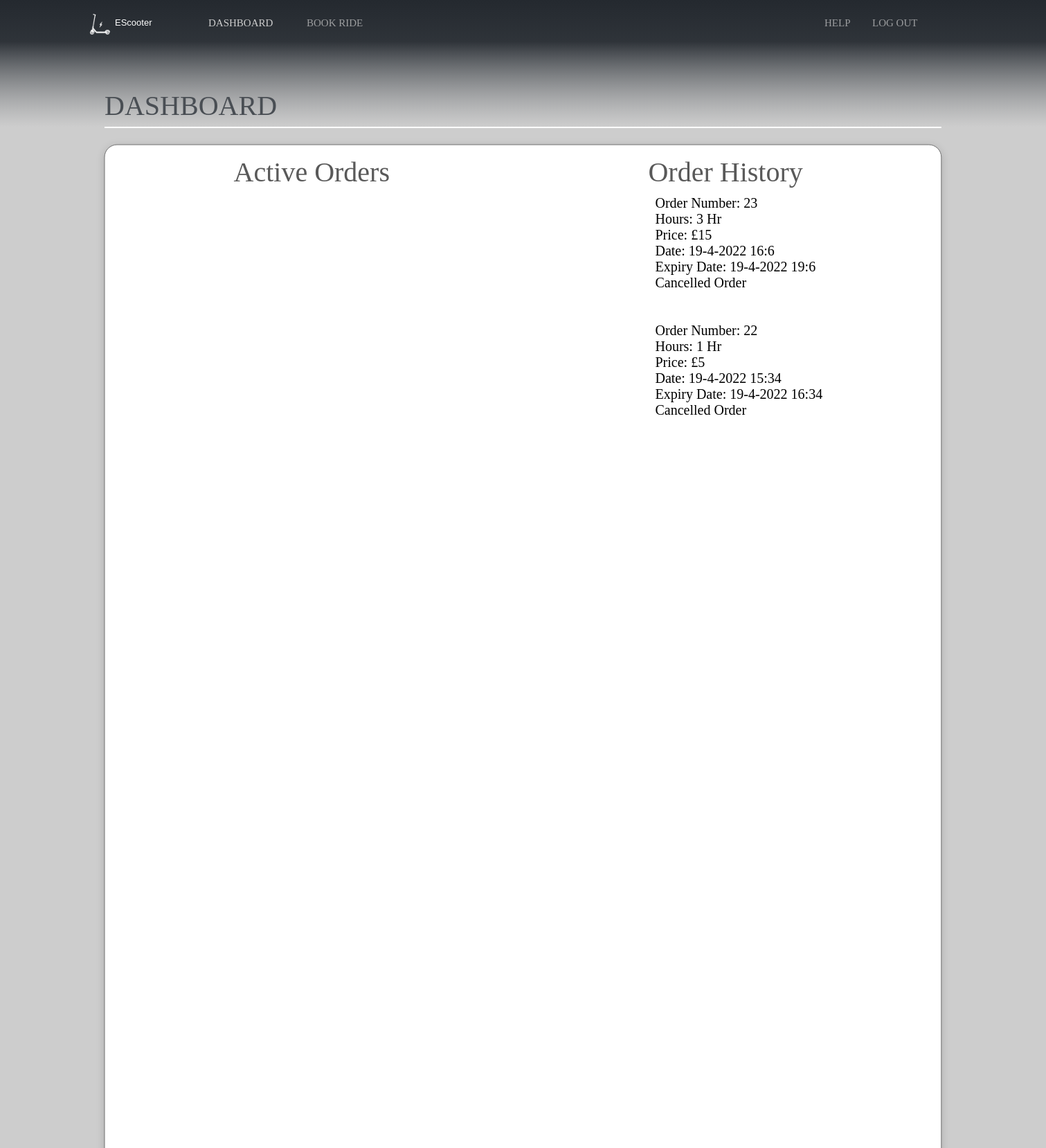
The page /dashboard (signed in) on the database its author committed.
### app/models.py (models this page shows)
class Booking(db.Model):
    __tablename__ = "bookings"
    id = db.Column(db.Integer, primary_key=True)
    ScooterID = db.Column(db.Integer, ForeignKey("scooters.id"))
    UserID = db.Column(db.Integer, ForeignKey("users.id"))
    numHours = db.Column(db.Integer, nullable = False)
    date = db.Column(db.DateTime, nullable = False)
    expiry = db.Column(db.DateTime)
    price = db.Column(db.Integer, nullable = False)
    cancelled = db.Column(db.Boolean, default = False, nullable=False)

### app/views.py (the view)
@app.route("/dashboard")
def dashboard():
    if not session.get('email'):
        return redirect("/login")
    elif session.get('admin') != 0:
        return redirect("/admin")
    else:
        user = models.User.query.filter_by(email = session['email']).first()
        orders = models.Booking.query.filter_by(UserID = user.id).all()
        active_id = []
        current_date = datetime.now()
        for o in orders:
            if (current_date < (o.expiry)):
                active_id.append(o.id)
        return render_template("Dashboard/Website_Dashboard.html", title='Dashboard', orders=orders, active= active_id)

### app/templates/Dashboard/Website_Dashboard.html (shortened to what this page needs)
<!DOCTYPE html>
{% extends "Base/Website_Base.html" %}
{% block content %}
<html>
<head>
<link rel="stylesheet" href="../../static/Dashboard.css">
</head>
<body>
<div id="Website_Dashboard">
	<svg class="Path_1092" viewBox="0 0 1400 799" preserveAspectRatio="none">
		<path id="Path_1092" d="M 0 0 L 1400 0 L 1400 799 L 0 799 L 0 0 Z">
		</path>
	</svg>
	<div id="Group_1538">
		<svg class="Rectangle_1488">
			<rect id="Rectangle_1488" rx="18" ry="18" x="0" y="0" width="100%" height="100%">
			</rect>
		</svg>
	</div>
	<div class="Group_1542">
		<div id="Active_Orders">
			<span>Active Orders</span>
		</div>
		<div id="Order_Number_4">
    	<br> </br>
		</div>
	</div>
	<div class="Group_1543">
		<div id="Order_History">
			<span>Order History</span>
		</div>
		<div id="Order_Number_3">
			{% for elem in orders|reverse %}
        		{% if elem.id not in active or elem.cancelled %}
				{% if loop.index <= 2 %}
            		<p>Order Number: {{elem.id}}</p>
            		<p>Hours: {{elem.numHours}} Hr</p>
            		<p>Price: £{{elem.price}}</p>
            		<p>Date: {{elem.date.day}}-{{elem.date.month}}-{{elem.date.year}} {{elem.date.hour}}:{{elem.date.minute}}</p>
            		<p>Expiry Date: {{elem.expiry.day}}-{{elem.expiry.month}}-{{elem.expiry.year}} {{elem.expiry.hour}}:{{elem.expiry.minute}}</p>
            		{% if elem.cancelled %}
            		<p style="font-weight: normal">Cancelled Order</p>
            		{% endif %}
            		<br> </br>
				{% endif %}
        		{% endif %}
    		{% endfor %}
		</div>
	</div>
	<div id="Group_1540">
		<div id="DASHBOARD_bf">
			<span>DASHBOARD</span>
		</div>
		<svg class="Line_7" viewBox="0 0 1110 2" preserveAspectRatio="none">
			<path id="Line_7" d="M 0 0 L 1110 0">
			</path>
		</svg>
	</div>
</div>
</body>
</html>
{% endblock %}

### app/templates/Base/Website_Base.html (shortened to what this page needs)
<!doctype html>
<html>
<head>
<link rel="stylesheet" href="../../static/Base.css">
</head>
<body>
<div>
{% block content %}{% endblock %}
</div>
<div class="Header" id= "myheader">
		<div id="Header_-_Desktop" class="Header___Desktop">
			<div class="topnav-dashboard">
                    <a id="DASHBOARD" href="/dashboard">DASHBOARD</a>
                    <a id="HELP" href="/report">HELP</a>
                    <a id="BOOK_RIDE" href="/">BOOK RIDE</a>
                    <a id="LOG_OUT" href="/logout">LOG OUT</a>
				</div>
		</div>
	<div id="Group_6">
			<div class="btn_EScooter">
				<button class = "btn_EScooter" onclick="window.location.href='/'">EScooter</button>
			</div>
			<img id="scooter_white" src="/static/scooter_white.png" srcset="/static/scooter_white.png 1x, /static/scooter_white@2x.png 2x">
		</div>
</div>
</body>
</html>

### app/static/Base.css (style rules this page uses)
:root { --web-view-ids: Website_Main; }
* { margin: 0; padding: 0; box-sizing: border-box; border: none; }
.topnav-dashboard { display: none; position: absolute; overflow: hidden; width: 100%; height: 100px; left: 301px; top: 25px; }
.Header { position: absolute; width: 100%; height: 183.365px; left: 0px; top: 0px; overflow: visible; }
#Header_-_Desktop { position: absolute; width: 100%; height: 183.365px; left: 0px; top: 0px; overflow: visible; }
.base_r { overflow: visible; position: absolute; width: 100%; height: 183.365px; left: 0px; top: 0px; transform: matrix(1,0,0,1,0,0); }
#DASHBOARD { left: 0px; top: 0px; position: absolute; overflow: visible; width: 86px; white-space: nowrap; cursor: pointer; line-height: 20px; margin-top: -2.5px; text-align: left; font-family: halyard-display; font-style: normal; font-weight: normal; font-size: 15px; color: rgba(204,204,204,1); text-decoration: none; }
#DASHBOARD:link { color: rgba(204,204,204,1); }
#HELP { opacity: 0.7; right: 585px; top: 0px; position: absolute; overflow: visible; width: 36px; white-space: nowrap; line-height: 20px; margin-top: -2.5px; text-align: left; font-family: halyard-display; font-style: normal; font-weight: normal; font-size: 15px; color: rgba(204,204,204,1); text-decoration: none; }
#HELP:link { color: rgba(204,204,204,1); }
#BOOK_RIDE { opacity: 0.7; left: 142px; top: 0px; position: absolute; overflow: visible; width: 75px; white-space: nowrap; line-height: 20px; margin-top: -2.5px; text-align: left; font-family: halyard-display; font-style: normal; font-weight: normal; font-size: 15px; color: rgba(204,204,204,1); text-decoration: none; }
#BOOK_RIDE:link { color: rgba(204,204,204,1); }
#LOG_OUT { opacity: 0.7; right: 491px; top: 0px; position: absolute; overflow: visible; width: 61px; white-space: nowrap; cursor: pointer; line-height: 20px; margin-top: -2.5px; text-align: left; font-family: halyard-display; font-style: normal; font-weight: normal; font-size: 15px; color: rgba(204,204,204,1); text-decoration: none; }
#LOG_OUT:link { color: rgba(204,204,204,1); }
@media screen and (min-width: 900px) { #Group_6 { position: absolute; width: 92px; height: 30px; left: 130px; top: 20px; overflow: visible; } }
.btn_EScooter { background: inherit; border: none; left: 18px; top: 5px; position: absolute; overflow: visible; width: 56px; white-space: nowrap; line-height: 20px; margin-top: -3.5px; text-align: left; font-family: Sharp Sans No1 Medium Italic, Sans-Serif; font-style: normal; font-weight: normal; font-size: 13px; color: rgba(255,255,255,1); cursor: pointer; }
#scooter_white { position: absolute; width: 29px; height: 30px; left: 0px; top: 0px; overflow: visible; }

### app/templates/Dashboard/Website_Dashboard.html (style rules this page uses)
.topnav-dashboard { display:block }

### rows shown on the page
Booking: id "23", numHours "3", price "15", date.day "19", date.month "4", date.year "2022", date.hour "16", date.minute "6", expiry.day "19", expiry.month "4", expiry.year "2022", expiry.hour "19", expiry.minute "6", cancelled "Cancelled Order"
Booking: id "22", numHours "1", price "5", date.day "19", date.month "4", date.year "2022", date.hour "15", date.minute "34", expiry.day "19", expiry.month "4", expiry.year "2022", expiry.hour "16", expiry.minute "34", cancelled "Cancelled Order"
